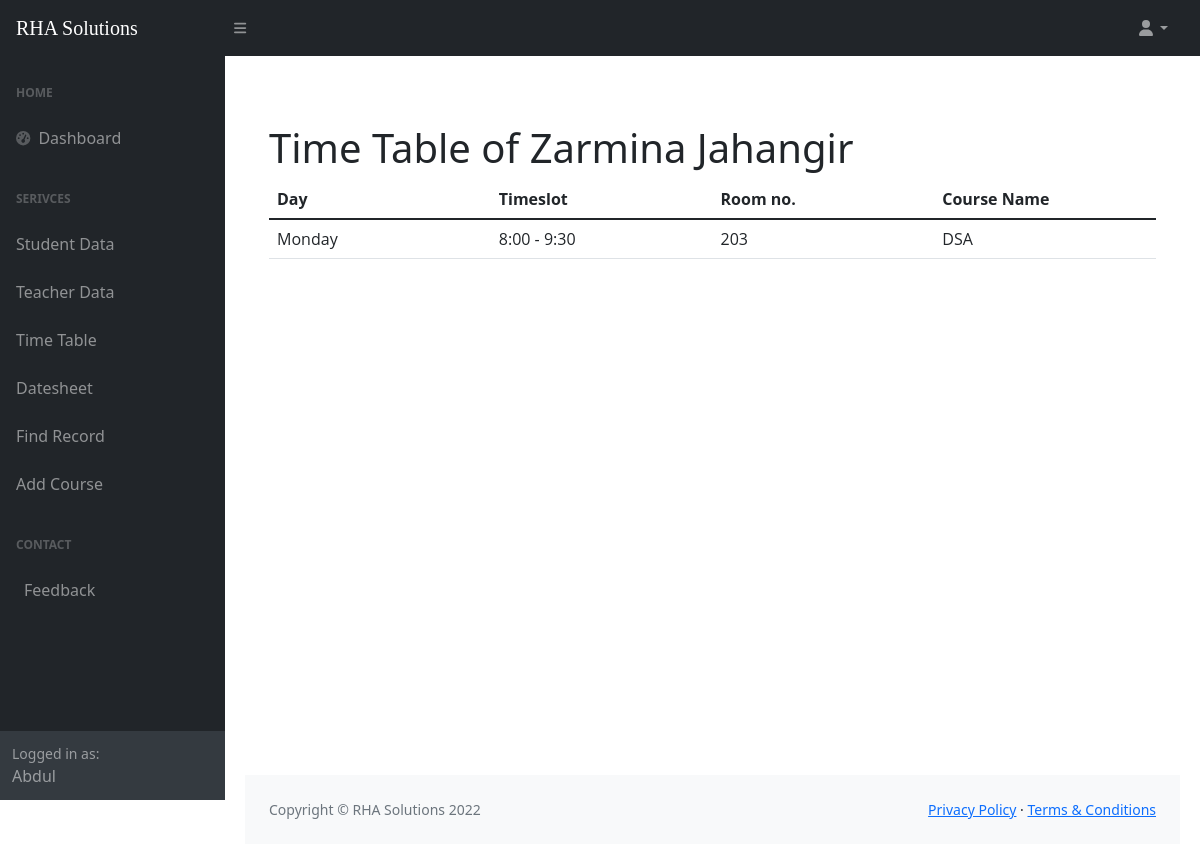
/teacher_timetable.php (signed in), run on the app's committed database.
### tables this page shows
CREATE TABLE `timetable` (
  `day` varchar(30) NOT NULL,
  `Timeslot` int(30) NOT NULL,
  `room` int(11) NOT NULL,
  `c_id` int(11) NOT NULL,
  `t_id` int(11) NOT NULL
);

CREATE TABLE `course` (
  `c_id` int(3) NOT NULL,
  `c_name` varchar(100) NOT NULL,
  `crh` int(1) NOT NULL,
  `semester` int(1) NOT NULL
);

### teacher_timetable.php (the view, shortened to what this page needs)
<?php
include 'connection.php';
if ($_SESSION["fname"]) {
    $select = "SELECT CONCAT(t.f_name, ' ', t.l_name) as name,tt.day, tt.timeslot, tt.room, c.c_name
    FROM(timetable tt
INNER JOIN assign_course ac ON tt.t_id = ac.t_id
INNER JOIN teach t ON tt.t_id = t.t_id
INNER JOIN course c ON tt.c_id = c.c_id )";
    $data = mysqli_query($conn, $select) or die(mysqli_error($conn));
    $row1 = mysqli_fetch_array($data);
    function timeslot($slot)
    {
        if ($slot == 1) {
            return "8:00 - 9:30";
        } elseif ($slot == 2) {
            return "9:30 - 11:00";
        } elseif ($slot == 3) {
            return "11:00 - 12:30";
        } elseif ($slot == 4) {
            return "1:00 - 2:30";
        } elseif ($slot == 5) {
            return "2:30 - 4:00";
        } elseif ($slot == 6) {
            return "4:00 - 5:30";
        } else {
            echo "invalid slot";
        }
    }
?>
    <!DOCTYPE html>
    <html lang="en">
    <head>
        <link href="https://cdn.jsdelivr.net/npm/simple-datatables@latest/dist/style.css" rel="stylesheet" />
        <link href="css/styles.css" rel="stylesheet" />
    </head>
    <body class="sb-nav-fixed">
        <?php include('header.php'); ?>
        <div id="layoutSidenav_content">
            <main>
                <div class="container-fluid px-4">
                    <h1 class="mt-4">Time Table of <?php echo $row1['name'] ?></h1>
                    <table class="table">
                        <thead class="thead-dark">
                            <tr>
                                <th scope="col">Day
                                </th>
                                <th scope="col">Timeslot
                                </th>
                                <th scope="col">Room no.
                                </th>
                                <th scope="col">Course Name
                                </th>
                            </tr>
                        </thead>
                        <tbody>
                            <?php
                            while ($row = mysqli_fetch_array($data)) {
                            ?>
                                <tr>
                                    <td><?php echo $row['day']; ?></td>
                                    <td><?php echo timeslot($row['timeslot']); ?></td>
                                    <td><?php echo $row['room']; ?></td>
                                    <td><?php echo $row['c_name']; ?></td>
                                </tr>
                            <?php
                            }
                            ?>
                        </tbody>
                    </table>
            </main>
            <footer class="py-4 bg-light mt-auto">
                <div class="container-fluid px-4">
                    <div class="d-flex align-items-center justify-content-between small">
                        <div class="text-muted">Copyright &copy; RHA Solutions 2022</div>
                        <div>
                            <a href="#">Privacy Policy</a>
                            &middot;
                            <a href="#">Terms &amp; Conditions</a>
                        </div>
                    </div>
                </div>
            </footer>
        </div>
        </div>
    <?php
} else {
    include('login.php');
}
    ?>
    </body>
    </html>

### data on the page
timetable: day "Monday", Timeslot "8:00 - 9:30", room "203", c.c_name "DSA"

### other printed values
$_SESSION["fname"] "Abdul"
$row1['name'] "Zarmina Jahangir"
